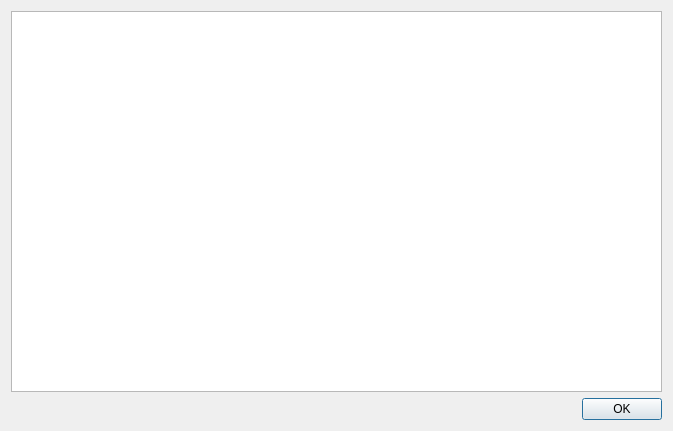
<?xml version="1.0" encoding="UTF-8"?>
<ui version="4.0">
 <class>NBuildErrorDialog</class>
 <widget class="QDialog" name="NBuildErrorDialog">
  <property name="windowModality">
   <enum>Qt::ApplicationModal</enum>
  </property>
  <property name="geometry">
   <rect>
    <x>0</x>
    <y>0</y>
    <width>673</width>
    <height>431</height>
   </rect>
  </property>
  <property name="windowTitle">
   <string>Build Error</string>
  </property>
  <layout class="QVBoxLayout" name="verticalLayout">
   <item>
    <widget class="QTextEdit" name="errorEdit">
     <property name="readOnly">
      <bool>true</bool>
     </property>
    </widget>
   </item>
   <item>
    <layout class="QHBoxLayout" name="horizontalLayout">
     <item>
      <spacer name="horizontalSpacer">
       <property name="orientation">
        <enum>Qt::Horizontal</enum>
       </property>
       <property name="sizeHint" stdset="0">
        <size>
         <width>40</width>
         <height>20</height>
        </size>
       </property>
      </spacer>
     </item>
     <item>
      <widget class="QPushButton" name="okButton">
       <property name="text">
        <string>OK</string>
       </property>
      </widget>
     </item>
    </layout>
   </item>
  </layout>
 </widget>
 <resources/>
 <connections/>
</ui>
